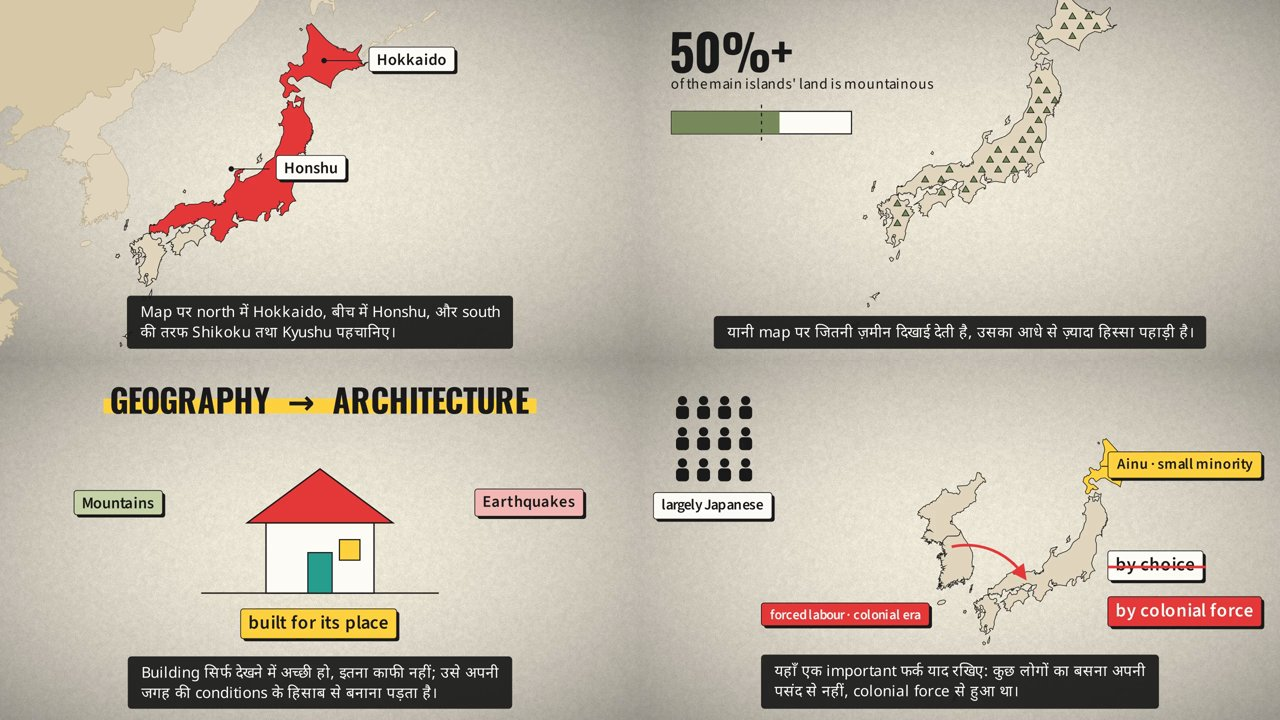
#> input picture harness_v2/review/agent-runs/L1/C1/style.jpg, 1280 x 720 px
$ python -i pdf_source.py   (imports and definitions only)
#> lines starting #> are read from the running program, lines starting #| are printed output that depends on the picture
"""A lecture PDF -> Markdown text and its figures, ready for a lecture script.

With DATALAB_API_KEY set, the PDF goes to Datalab's conversion API
(POST /api/v1/convert, then poll request_check_url), which returns clean
Markdown with the figures cut out as images. Without a key, pypdf extracts
the text and the embedded images page by page: rougher, but offline.

Either way the output folder holds:

    document.md     the text; each figure appears in it as [FIGURE fig3: caption]
    figures/        the images
    manifest.json   {source, pages, figures: [{id, file, caption, page}], markdown}

Results are cached by the PDF's content hash, so a second upload is instant.

    python harness/lecture/pdf_source.py lecture.pdf out_dir    # prints the manifest as JSON
"""

from __future__ import annotations

import base64
import hashlib
import json
import os
import re
import sys
import time
import urllib.request
import uuid
from pathlib import Path

HOST = os.environ.get("DATALAB_HOST", "https://www.datalab.to").rstrip("/")
FIGURE_MARK = re.compile(r"\[FIGURE (fig\d+): ([^\]]*)\]")
CAPTION = re.compile(r"^\s*[*_]*\s*(fig(?:ure)?\.?\s*\d+[\w.\-]*.*?)[*_]*\s*$", re.I)


# ════════════════════════════════════════════════════════════════════════
#  Datalab
# ════════════════════════════════════════════════════════════════════════

# [75 lines left out: functions _multipart, _request, datalab_convert, _from_datalab, not called in this run]


# ════════════════════════════════════════════════════════════════════════
#  The book's furniture: kept out of the lesson
# ════════════════════════════════════════════════════════════════════════
# A textbook carries things that are not teaching: QR codes and "scan for e-content" boxes, publisher logos,
# reprint and copyright lines. They are taken out of the text and the figures, so no lecture shows or speaks of them.

FURNITURE_WORDS = re.compile(r"\bQR\b|\bbar\s*code\b|\bscan\b.{0,40}\b(?:code|qr)\b|\bDIKSHA\b|\bePathshala\b|"
                             r"\benergi[sz]ed\s+text\s*books?\b|\blogo\b", re.I)
# A line of text that is the book's furniture: telling the reader to scan a code for e-content.
SCAN_LINE = re.compile(r"\b(?:scan|access|download|e-?content|DIKSHA|ePathshala|app|website)\b.{0,80}\bQR\b|"
                       r"\bQR\b.{0,80}\b(?:scan|access|e-?content|DIKSHA|ePathshala|app|website)\b|\bDIKSHA\b|"
                       r"\bePathshala\b|\benergi[sz]ed\s+text\s*books?\b", re.I)
FURNITURE_LINE = re.compile(r"^\s*(?:reprint\s*\d{4}|©|\(c\)\s|not\s+to\s+be\s+re-?published|isbn\b|"
                            r"printed\s+on\s+.*paper|first\s+edition\b)", re.I)


def looks_like_qr(path: str | Path) -> bool:
    """Whether a picture is a QR code (or a barcode-like square of black and white cells): square, almost only
    black and white, a dense pattern of cells, and a solid dark finder square in three of its corners."""
#> called with path = '../review/agent-runs/L1/C1/style.jpg'
    try:
        import numpy as np
        from PIL import Image

        image = Image.open(path).convert("L")
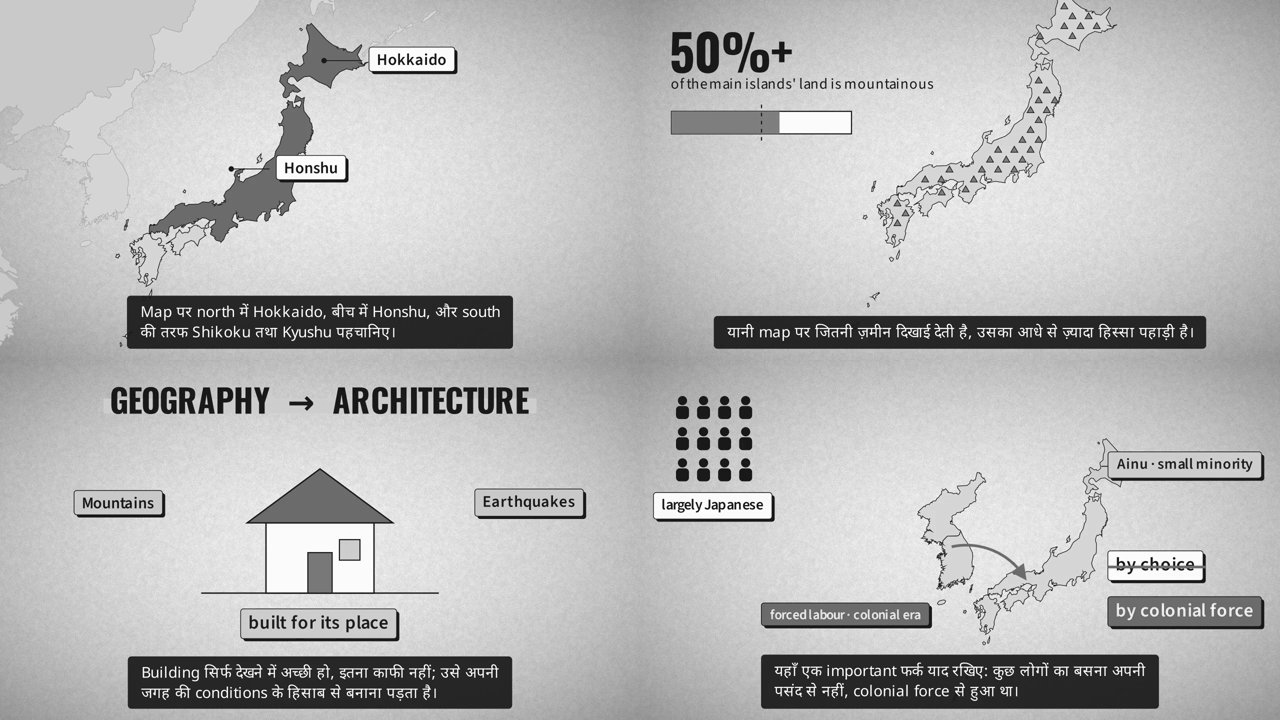
#> image: PIL image 1280x720 L; min 0, max 255, mean 184.3
    except Exception:  # noqa: BLE001 -- unreadable: not judged
        return False
    w, h = image.size
#> w = 1280; h = 720
    if not w or not h or not 0.8 <= w / h <= 1.25:
        return False
    image.thumbnail((240, 240))
    a = np.asarray(image).astype(float)
    dark, light = a < 100, a > 165
    if (dark | light).mean() < 0.85:                 # a photo or a shaded drawing has many middle greys
        return False
    if not 0.25 <= dark.mean() <= 0.7:
        return False
    # Cells: the row profile flips between dark and light many times.
    flips = np.abs(np.diff(dark.astype(int), axis=1)).sum(axis=1).mean()
    if flips < 10:
        return False
    # Finder squares: a mostly dark ring with a dark centre in three corners.
    k = max(4, int(min(a.shape) * 0.24))
    corners = [dark[:k, :k], dark[:k, -k:], dark[-k:, :k], dark[-k:, -k:]]
    solid = sum(1 for c in corners if c.mean() > 0.4 and c[k // 3: 2 * k // 3, k // 3: 2 * k // 3].mean() > 0.6)
    return solid >= 3


# [83 lines left out: functions furniture, clean_text, drop_furniture, _caption_near, _from_pypdf, not called in this run]


# ════════════════════════════════════════════════════════════════════════

CACHE = Path(os.environ.get("PANIM_PDF_CACHE") or (Path(__file__).resolve().parent / ".cache" / "pdf"))


# [49 lines left out: functions convert, _convert, not called in this run]


# [9 lines not run here, left out]

>>> result = looks_like_qr('../review/agent-runs/L1/C1/style.jpg')
